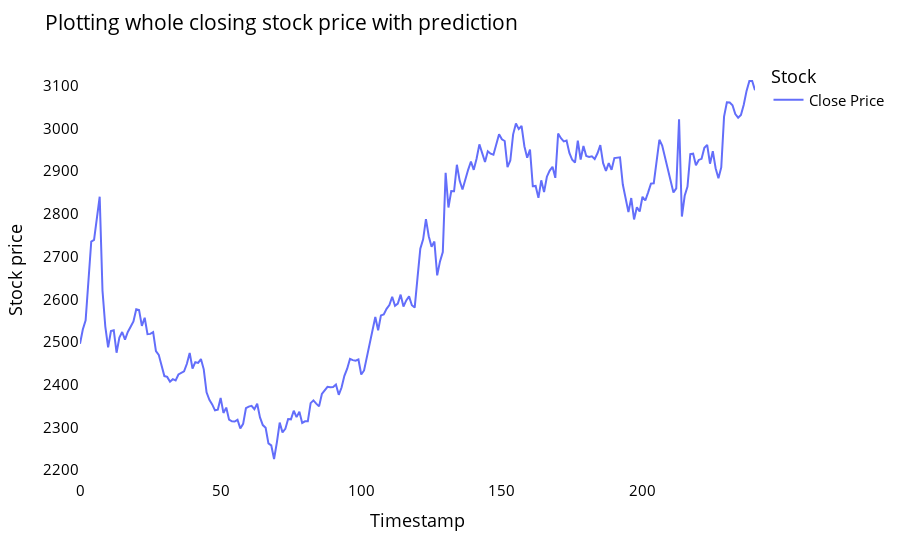

The code cell stored with this chart in its notebook:
### Markdown cell above
<a name="svrwholepred"></a>

#### Plotting whole closing stock price with prediction

### Code cell
svrdf=closedf.tolist()
svrdf.extend((np.array(lst_output).reshape(-1,1)).tolist())
svrdf=scaler.inverse_transform(svrdf).reshape(1,-1).tolist()[0]

names = cycle(['Close Price'])

fig = px.line(svrdf,labels={'value': 'Stock price','index': 'Timestamp'})
fig.update_layout(title_text='Plotting whole closing stock price with prediction',
                  plot_bgcolor='white', font_size=15, font_color='black',legend_title_text='Stock')
fig.for_each_trace(lambda t:  t.update(name = next(names)))
fig.update_xaxes(showgrid=False)
fig.update_yaxes(showgrid=False)
fig.show()

### Figure 1 — Plotly figure (JSON) as saved in the notebook; plotly's stock layout.template omitted (floating-point values rounded to 4 significant figures; data arrays with more than 128 entries replaced by an {"elided": "..."} marker saying what was removed)
{"data": [{"hovertemplate": "variable=0<br>Timestamp=%{x}<br>Stock price=%{y}<extra></extra>", "legendgroup": "0", "line": {"color": "#636efa", "dash": "solid"}, "marker": {"symbol": "circle"}, "mode": "lines", "name": "Close Price", "orientation": "v", "showlegend": true, "type": "scatter", "x": {"elided": "241 int values"}, "xaxis": "x", "y": {"elided": "241 float values"}, "yaxis": "y"}], "layout": {"autosize": true, "font": {"color": "black", "size": 15}, "legend": {"title": {"text": "Stock"}, "tracegroupgap": 0}, "margin": {"t": 60}, "plot_bgcolor": "white", "title": {"text": "Plotting whole closing stock price with prediction"}, "xaxis": {"anchor": "y", "autorange": true, "domain": [0, 1], "range": [0, 240], "showgrid": false, "title": {"text": "Timestamp"}, "type": "linear"}, "yaxis": {"anchor": "x", "autorange": true, "domain": [0, 1], "range": [2177.0, 3160.0], "showgrid": false, "title": {"text": "Stock price"}, "type": "linear"}}}
